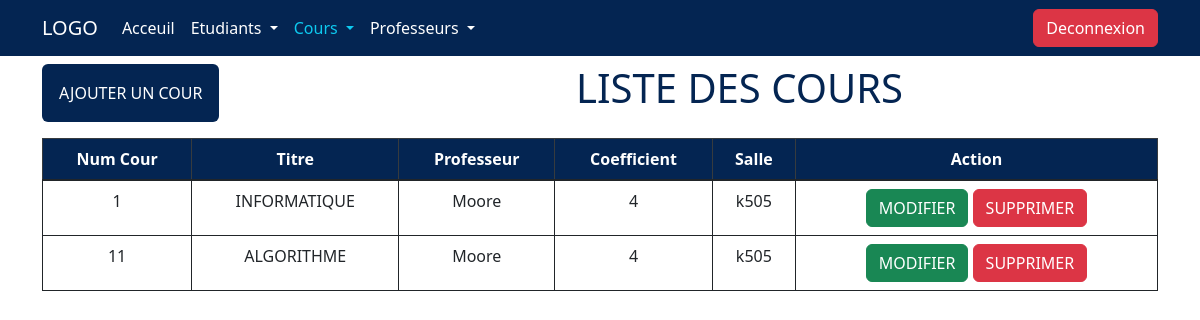
Page /grade-management-system-v-finale/admin/cours/index.php (signed in) on the committed database.
### tables this page shows
CREATE TABLE `cours` (
  `NumCours` int(11) NOT NULL,
  `Salle` varchar(50) DEFAULT NULL,
  `MatriculeProfesseur` int(11) DEFAULT NULL,
  `Titre` varchar(50) DEFAULT NULL,
  `Coef` int(11) DEFAULT NULL
);

CREATE TABLE `professeur` (
  `MatriculeProfesseur` int(11) NOT NULL,
  `Nom` varchar(50) DEFAULT NULL,
  `Tel` varchar(20) DEFAULT NULL
);

### grade-management-system-v-finale/admin/cours/index.php (the view, shortened to what this page needs)
<!DOCTYPE html>
<html lang="en">
<head>
    <link href="https://cdn.jsdelivr.net/npm/bootstrap@5.3.0/dist/css/bootstrap.min.css" rel="stylesheet" >
    <link rel="stylesheet" href="../../style.css">
</head>
<body>
    <nav class="navbar navbar-expand-lg bg-primary fixed-top">
                <div class="container">
                    <a class="navbar-brand text-white" href="../index.php">LOGO</a>
                    <div class="collapse navbar-collapse" id="navbarSupportedContent">
                        <ul class="navbar-nav me-auto mb-2 mb-lg-0 ">
                            <li class="nav-item ">
                                <a class="nav-link active text-white " aria-current="page" href="../index.php">Acceuil</a>
                            </li>
                            <li class="nav-item dropdown">
                                <a class="nav-link  text-white dropdown-toggle"  role="button" data-bs-toggle="dropdown" aria-expanded="false">
                                    Etudiants
                                </a>
                            </li>
                            <li class="nav-item dropdown">
                                <a class="nav-link  text-info dropdown-toggle " href="../cours/index.php" role="button" data-bs-toggle="dropdown" aria-expanded="false">
                                    Cours
                                </a>
                            </li>
                            <li class="nav-item dropdown">
                                <a class="nav-link  text-white dropdown-toggle" href="index.php" role="button" data-bs-toggle="dropdown" aria-expanded="false">
                                    Professeurs
                                </a>
                            </li>
                        </ul>
                    </div>
                    <div><a class="btn btn-primary btn-danger " href="../deconexion.php" role="button">Deconnexion</a></div>
                </div>
    </nav>
    <div class="container my-3 pt-5">
            <div class="mb-2  d-flex justify-content-between    " >
                <a class="btn bg-primary mb-2 p-3" href="ajoutCrs.php" role="button">AJOUTER UN COUR</a>
                <div class="d-flex justify-content-around w-75 " > <h1 class=" text-center text-primary" >LISTE DES COURS</h1></div>
            </div>
            <table class="table table-bordered border-dark ">
                <thead class="table-dark" >
                    <tr>
                        <th scope="col" class="text-center bg-primary text-white" >Num Cour            </th>
                        <th scope="col" class="text-center bg-primary text-white" >Titre               </th>
                        <th scope="col" class="text-center bg-primary text-white" >Professeur          </th>
                        <th scope="col" class="text-center bg-primary text-white" >Coefficient         </th>
                        <th scope="col" class="text-center bg-primary text-white" >Salle               </th>
                        <th scope="col" class="text-center bg-primary text-white" >Action              </th>
                    </tr>
                </thead>
                <tbody class="table-group-divider">
                        <?php
                            $conn = new PDO( 'mysql:host=localhost;dbname=notes' , 'root' , '' );
                            $cours = $conn->query( "SELECT c.* , p.Nom FROM cours AS c , professeur AS p
                                                    WHERE p.MatriculeProfesseur = c.MatriculeProfesseur " )
                                            ->fetchAll(PDO::FETCH_ASSOC);
                        ?>
                        <?php foreach( $cours as $cour ): ?>
                            <tr>
                                <td class="text-center" > <?= $cour["NumCours"]             ?> </td>
                                <td class="text-center" > <?= $cour["Titre"]                ?> </td>
                                <td class="text-center" > <?= $cour["Nom"]                  ?> </td>
                                <td class="text-center" > <?= $cour["Coef"]                 ?> </td>
                                <td class="text-center" > <?= $cour["Salle"]                ?> </td>
                                <td class="text-center" >
                                    <a class="btn btn-success" href="updateCrs.php?id=<?= $cour["NumCours"] ?>&idprof=<?= $cour["MatriculeProfesseur"] ?>" role="button">MODIFIER</a>
                                    <a class="btn btn-danger" onclick="return confirm( 'comfirmer la suppression' ) " href="suppCrs.php?id=<?= $cour["NumCours"] ?>" role="button">SUPPRIMER</a>
                                </td>
                            </tr>
                        <?php endforeach; ?>
                </tbody>
            </table>
    </div>
</body>
</html>

### grade-management-system-v-finale/style.css (style rules this page uses)
.bg-primary { background-color: rgb(4, 37, 82 , 1) !important ; color: white; }
.text-primary { color: rgb(4, 37, 82 , 1) !important; }

### rows in the picture
cours: NumCours "1", Titre "INFORMATIQUE", MatriculeProfesseur.Nom "Moore", Coef "4", Salle "k505"
cours: NumCours "11", Titre "ALGORITHME", MatriculeProfesseur.Nom "Moore", Coef "4", Salle "k505"
